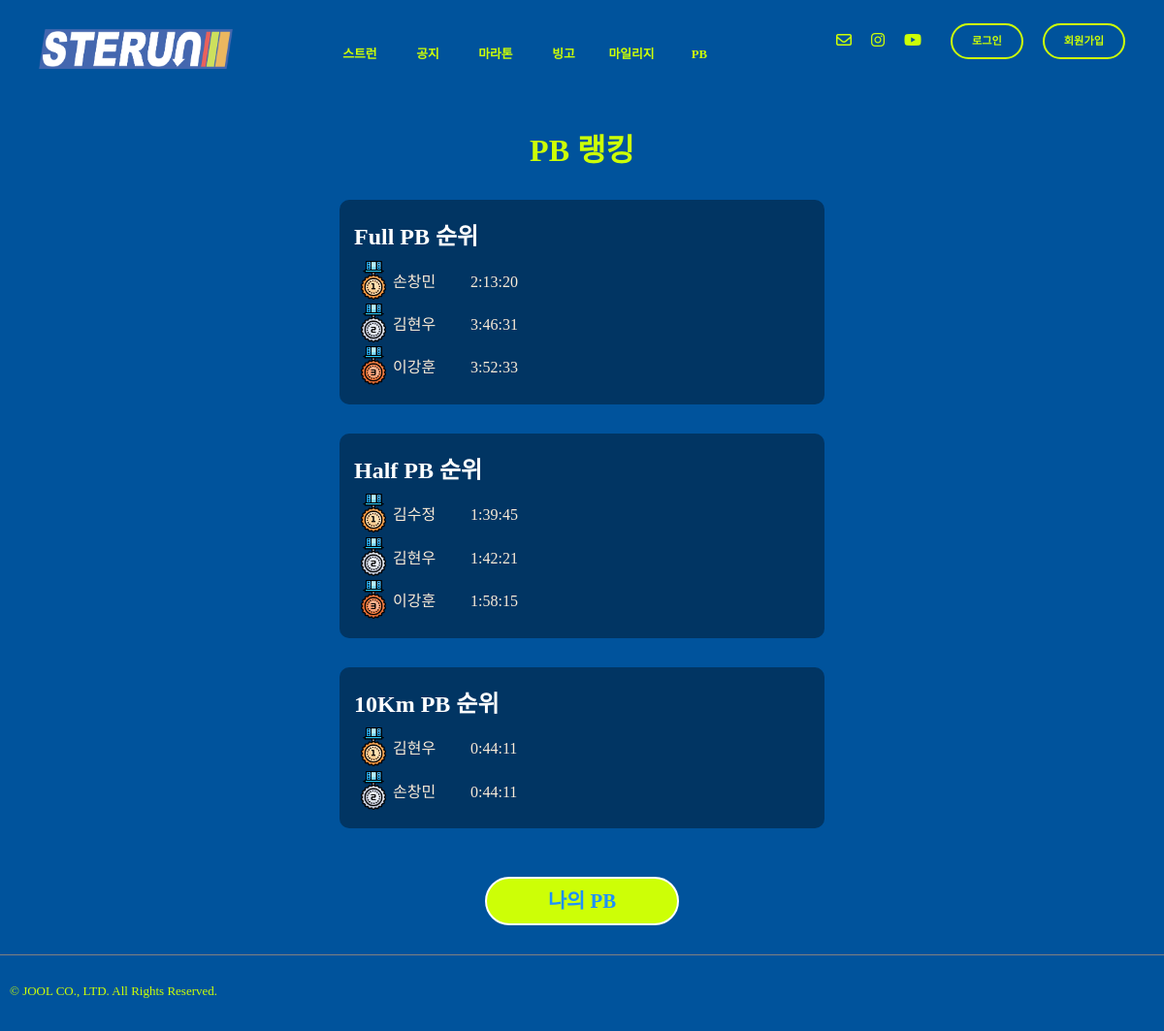
/runres/pbrank/, run on the app's committed database.
### record/models.py (models this page shows, shortened)
class PersonalRecord(models.Model):
    STATUS_CHOICES = [
        ('pending', '심사중'),
        ('verified', '인증됨'),
        ('rejected', '반려됨'),
    ]
    CATEGORY_CHOICES = [
        ('10K', '10km'),
        ('HM', '하프마라톤'),
        ('FM', '풀마라톤'),
    ]
    event_name = models.CharField(max_length=50)
    runner = models.ForeignKey(settings.AUTH_USER_MODEL,on_delete=models.CASCADE)
    category = models.CharField(max_length=5, choices=CATEGORY_CHOICES)
    date = models.DateField(blank=True, null=True)
    record = models.DurationField()  # 시간 기록
    status = models.CharField(
        max_length=10,
        choices=STATUS_CHOICES,
        default='pending'
    )
    evidence_url = ResizedImageField(size=[500,500], upload_to="record", blank=False)
    created_at = models.DateTimeField(auto_now_add=True)
    desc = models.TextField(blank=True)
    class Meta:
        constraints = [
            UniqueConstraint(fields=['runner', 'category'], name='unique_user_category')
        ]
    def __str__(self):
        return f"{self.runner} - {self.category}: {self.record}"

### record/views.py (the view)
# urls.py: path('pbrank/', views.pbRank, name="pbRank"),
def pbRank(request):
    try:
        ranking_tenk = PersonalRecord.objects.filter(category='10K').order_by('record')
        ranking_hm = PersonalRecord.objects.filter(category='HM').order_by('record')
        ranking_fm = PersonalRecord.objects.filter(category='FM').order_by('record')
        print(ranking_fm)
    except:
        ranking_tenk = None
        ranking_hm = None
        ranking_fm = None
    return render(request,"pb/run_pb.html", {"ranking_tenk":ranking_tenk, "ranking_hm":ranking_hm, "ranking_fm":ranking_fm})

### templates/pb/run_pb.html (shortened to what this page needs)
{% extends "base.html" %}
{% load static %}
{% block content %}
  <div class="main-view flex-center">
    <div class="container-w500">
      <div class="space-h30"></div>
      <div>
        <p class="page-title">PB 랭킹</p>
      </div>
      <div class="pb-container">
        <div class="title-pb">Full PB 순위</div>
        {% for record in ranking_fm %}
          <div class="flex-row text-white">
            {% if forloop.counter == 1 %}
              <div class="rank-counter"><img src="{% static 'img/01-Gold-Medal.png' %}" alt="hamb-btn" height="40px," width="40px"></div>
            {% elif forloop.counter == 2 %}
              <div class="rank-counter"><img src="{% static 'img/02-Silver-Medal.png' %}" alt="hamb-btn" height="40px," width="40px"></div>
            {% elif forloop.counter == 3 %}
              <div class="rank-counter"><img src="{% static 'img/03-Bronze-Medal.png' %}" alt="hamb-btn" height="40px," width="40px"></div>
            {% else %}
              <div class="rank-counter">{{ forloop.counter }}</div>
            {% endif %}
            <div class="rank-runner">{{ record.runner.last_name }}{{ record.runner.first_name }}</div>
            <div class="rank-record">{{ record.record }}</div>
          </div>
        {% endfor %}
      </div>
      <div class="space-h30"></div>
      <div class="pb-container">
        <div class="title-pb">Half PB 순위</div>
        {% for record in ranking_hm %}
          <div class="flex-row text-white">
            {% if forloop.counter == 1 %}
              <div class="rank-counter"><img src="{% static 'img/01-Gold-Medal.png' %}" alt="hamb-btn" height="40px," width="40px"></div>
            {% elif forloop.counter == 2 %}
              <div class="rank-counter"><img src="{% static 'img/02-Silver-Medal.png' %}" alt="hamb-btn" height="40px," width="40px"></div>
            {% elif forloop.counter == 3 %}
              <div class="rank-counter"><img src="{% static 'img/03-Bronze-Medal.png' %}" alt="hamb-btn" height="40px," width="40px"></div>
            {% else %}
              <div class="rank-counter">{{ forloop.counter }}</div>
            {% endif %}
            <div class="rank-runner">{{ record.runner.last_name }}{{ record.runner.first_name }}</div>
            <div class="rank-record">{{ record.record }}</div>
          </div>
        {% endfor %}
      </div>
      <div class="space-h30"></div>
      <div class="pb-container">
        <div class="title-pb">10Km PB 순위</div>
        {% for record in ranking_tenk %}
          <div class="flex-row text-white">
            {% if forloop.counter == 1 %}
              <div class="rank-counter"><img src="{% static 'img/01-Gold-Medal.png' %}" alt="hamb-btn" height="40px," width="40px"></div>
            {% elif forloop.counter == 2 %}
              <div class="rank-counter"><img src="{% static 'img/02-Silver-Medal.png' %}" alt="hamb-btn" height="40px," width="40px"></div>
            {% elif forloop.counter == 3 %}
              <div class="rank-counter"><img src="{% static 'img/03-Bronze-Medal.png' %}" alt="hamb-btn" height="40px," width="40px"></div>
            {% else %}
              <div class="rank-counter">{{ forloop.counter }}</div>
            {% endif %}
            <div class="rank-runner">{{ record.runner.last_name }}{{ record.runner.first_name }}</div>
            <div class="rank-record">{{ record.record }}</div>
          </div>
        {% endfor %}
      </div>
      <div class="space-h30"></div>
      <div class="btn-control">
        <a href="{% url 'runres:pbView' user.pk %}">
          <button class="submit-btn">나의 PB</button>
        </a>
      </div>
    </div>
  </div>
{% endblock content %}

### static/css/joolmag.css (style rules this page uses)
:root { --j-pink: #eea47f; --blue: #1e90ff; --white: #ffffff; --black: black; --jblue: #00539c; --jlightgreen: #cdff06; --kakaoyellow: #f7e600; --jdeepblue: #013563; }
* { font-family: "Escoredream"; font-weight: 300; }
a { text-decoration-line: none; color: var(--text-color); }
html { overflow-y: scroll; }
img { object-fit: cover; }
button { cursor: pointer; position: relative; }
.main-view { min-height: 100vh; }
.space-h30 { height: 30px; }
.flex-center { display: flex; justify-content: center; }
.container-w500 { width: 90%; max-width: 500px; }
.page-title { text-align: center; font-weight: 900; color: var(--jlightgreen); font-size: 2rem; }
.text-white { color: antiquewhite; }
.title-pb { font-size: 1.5rem; color: var(--white); font-weight: 700; margin: 10px 0 10px 0; }
.pb-container { background-color: var(--jdeepblue); padding: 15px; border-radius: 10px; }
.rank-counter { text-align: center; width: 40px; }
.rank-runner { width: 80px; align-content: center; }
.rank-record { width: 80px; align-content: center; }
.flex-row { display: flex; width: 100%; }
.mainbg { background-color: var(--jblue); margin: 0; padding: 0; overflow-y: auto; overflow-x: auto; }
.main-view { min-height: 90vh; }
.btn-control { display: flex; flex-direction: column; align-items: center; margin: 20px 0 20px 0; }
.submit-btn { height: 50px; width: 200px; padding: 0 20px 0 20px; color: var(--blue); font-size: 1.3rem; font-weight: 700; background-color: var(--jlightgreen); border-radius: 5rem; border: var(--white) 2px solid; }

### static/css/article.css (style rules this page uses)
:root { --j-pink: #eea47f; --blue: #1e90ff; --white: #ffffff; --black: black; --jblue: #00539c; --jlightgreen: #cdff06; --kakaoyellow: #f7e600; --jdeepblue: #013563; }
* { font-family: "Escoredream"; font-weight: 300; }
html { overflow-y: scroll; }
.mainbg { background-color: var(--jblue); margin: 0; padding: 0; overflow-y: auto; overflow-x: auto; }

### data on the page
PersonalRecord: runner.last_name "손", runner.first_name "창민", record "2:13:20"
PersonalRecord: runner.last_name "김", runner.first_name "현우", record "3:46:31"
PersonalRecord: runner.last_name "이", runner.first_name "강훈", record "3:52:33"
PersonalRecord: runner.last_name "김", runner.first_name "수정", record "1:39:45"
PersonalRecord: runner.last_name "김", runner.first_name "현우", record "1:42:21"
PersonalRecord: runner.last_name "이", runner.first_name "강훈", record "1:58:15"
PersonalRecord: runner.last_name "김", runner.first_name "현우", record "0:44:11"
PersonalRecord: runner.last_name "손", runner.first_name "창민", record "0:44:11"
